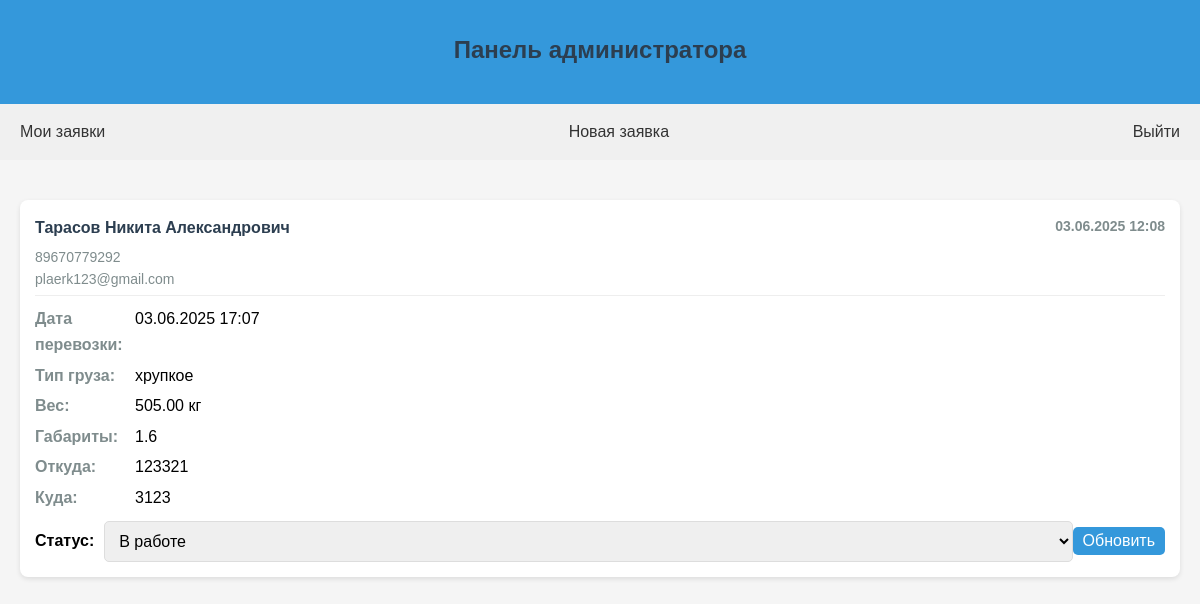
/admin.php (signed in), run on the app's committed database.
### tables this page shows
CREATE TABLE `requests` (
  `id` int(11) NOT NULL,
  `user_id` int(11) NOT NULL,
  `request_date` datetime NOT NULL,
  `weight` decimal(10,2) NOT NULL,
  `dimensions` varchar(50) NOT NULL,
  `cargo_type` varchar(50) NOT NULL,
  `from_address` text NOT NULL,
  `to_address` text NOT NULL,
  `status` enum('Новая','В работе','Отменена') DEFAULT 'Новая',
  `created_at` timestamp NOT NULL DEFAULT CURRENT_TIMESTAMP
);

CREATE TABLE `users` (
  `id` int(11) NOT NULL,
  `login` varchar(50) NOT NULL,
  `password` varchar(255) NOT NULL,
  `full_name` varchar(100) NOT NULL,
  `phone` varchar(20) NOT NULL,
  `email` varchar(100) NOT NULL,
  `created_at` timestamp NOT NULL DEFAULT CURRENT_TIMESTAMP,
  `role` enum('admin','user') NOT NULL DEFAULT 'user'
);

### admin.php (the view, shortened to what this page needs)
<?php
require 'includes/db.php';
$stmt = $pdo->prepare("
    SELECT r.*, u.full_name, u.phone, u.email
    FROM requests r
    JOIN users u ON r.user_id = u.id
    ORDER BY r.created_at DESC
");
$stmt->execute();
$requests = $stmt->fetchAll();
?>
<!DOCTYPE html>
<html>
<head>
    <link rel="stylesheet" href="css/style.css">
</head>
<body>
    <div class="header">
        <h1>Панель администратора</h1>
    </div>
    <div class="nav">
        <a href="requests.php">Мои заявки</a>
        <a href="new_request.php">Новая заявка</a>
        <a href="logout.php">Выйти</a>
    </div>
    <div class="container">
        <?php if (empty($requests)): ?>
            <p>Нет заявок для отображения.</p>
        <?php else: ?>
            <?php foreach ($requests as $request): ?>
            <div class="request-card">
                <div class="request-header">
                    <div>
                        <div class="request-user"><?php echo htmlspecialchars($request['full_name']); ?></div>
                        <div class="user-contacts">
                            <?php echo htmlspecialchars($request['phone']); ?><br>
                            <?php echo htmlspecialchars($request['email']); ?>
                        </div>
                    </div>
                    <div class="request-date">
                        <?php echo htmlspecialchars(date('d.m.Y H:i', strtotime($request['created_at']))); ?>
                    </div>
                </div>
                <div class="request-details">
                    <div class="detail-row">
                        <span class="detail-label">Дата перевозки:</span>
                        <span><?php echo htmlspecialchars(date('d.m.Y H:i', strtotime($request['request_date']))); ?></span>
                    </div>
                    <div class="detail-row">
                        <span class="detail-label">Тип груза:</span>
                        <span><?php echo htmlspecialchars($request['cargo_type']); ?></span>
                    </div>
                    <div class="detail-row">
                        <span class="detail-label">Вес:</span>
                        <span><?php echo htmlspecialchars($request['weight']); ?> кг</span>
                    </div>
                    <div class="detail-row">
                        <span class="detail-label">Габариты:</span>
                        <span><?php echo htmlspecialchars($request['dimensions']); ?></span>
                    </div>
                    <div class="detail-row">
                        <span class="detail-label">Откуда:</span>
                        <span><?php echo htmlspecialchars($request['from_address']); ?></span>
                    </div>
                    <div class="detail-row">
                        <span class="detail-label">Куда:</span>
                        <span><?php echo htmlspecialchars($request['to_address']); ?></span>
                    </div>
                </div>
                <form method="POST" class="status-control">
                    <span class="status-label">Статус:</span>
                    <select name="status">
                        <option value="В работе" <?php echo $request['status'] === 'В работе' ? 'selected' : ''; ?>>В работе</option>
                    </select>
                    <button type="submit" class="update-btn">Обновить</button>
                </form>
            </div>
            <?php endforeach; ?>
        <?php endif; ?>
    </div>
</body>
</html>

### css/style.css (style rules this page uses)
body { font-family: Arial, sans-serif; margin: 0; padding: 0; background-color: #f5f5f5; line-height: 1.6; }
.container { max-width: 1200px; margin: 0 auto; padding: 20px; }
h1 { color: #2c3e50; text-align: center; font-size: 24px; margin-bottom: 20px; }
input, select, textarea { width: 100%; padding: 10px; border: 1px solid #ddd; border-radius: 5px; box-sizing: border-box; font-family: inherit; font-size: inherit; }
button, .btn { display: inline-block; padding: 12px; border: none; border-radius: 5px; font-size: 16px; cursor: pointer; text-align: center; text-decoration: none; transition: background-color 0.3s; }
.header { background-color: #3498db; color: white; padding: 15px; text-align: center; position: sticky; top: 0; z-index: 100; }
.nav { display: flex; justify-content: space-around; padding: 10px 0; background-color: #2980b9; }
.nav a { color: white; text-decoration: none; padding: 5px 10px; }
.nav { display: flex; justify-content: space-between; background: #f0f0f0; padding: 10px; margin-bottom: 20px; }
.nav a { text-decoration: none; color: #333; padding: 5px 10px; border-radius: 3px; transition: background 0.3s; }
.request-card { background: white; border-radius: 8px; padding: 15px; margin-bottom: 15px; box-shadow: 0 2px 5px rgba(0,0,0,0.1); }
.request-header { display: flex; justify-content: space-between; margin-bottom: 10px; border-bottom: 1px solid #eee; padding-bottom: 5px; }
.request-date, .request-user { font-weight: bold; color: #2c3e50; }
.request-date { color: #7f8c8d; font-size: 14px; }
.request-details { margin-top: 10px; }
.detail-row { display: flex; margin-bottom: 5px; }
.detail-label { font-weight: bold; width: 100px; color: #7f8c8d; }
.user-contacts { margin-top: 5px; font-size: 14px; color: #7f8c8d; }
.status-control { display: flex; margin-top: 10px; align-items: center; }
.status-label { margin-right: 10px; font-weight: bold; }
.update-btn { padding: 5px 10px; background-color: #3498db; color: white; border: none; border-radius: 5px; cursor: pointer; }

### data on the page
requests: user.full_name "Тарасов Никита Александрович", user.phone "89670779292", user.email "plaerk123@gmail.com", created_at "03.06.2025 12:08", request_date "03.06.2025 17:07", cargo_type "хрупкое", weight "505.00", dimensions "1.6", from_address "123321", to_address "3123", status "В работе"
